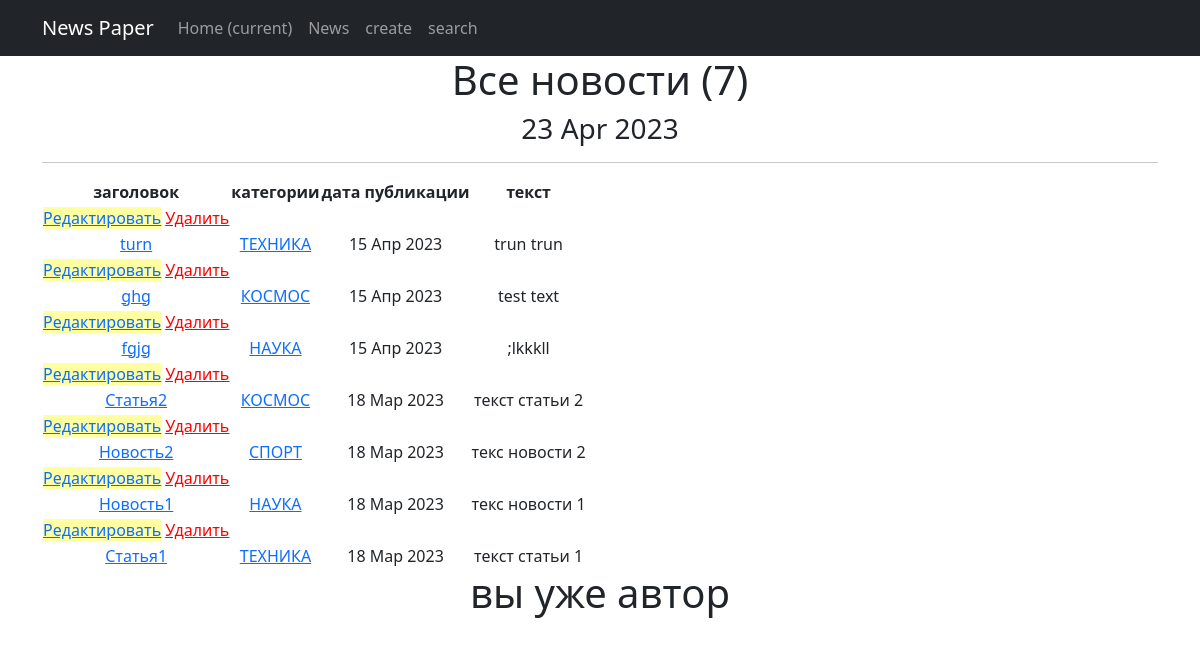
/news/ (signed in), run on an earlier commit of the app's database.
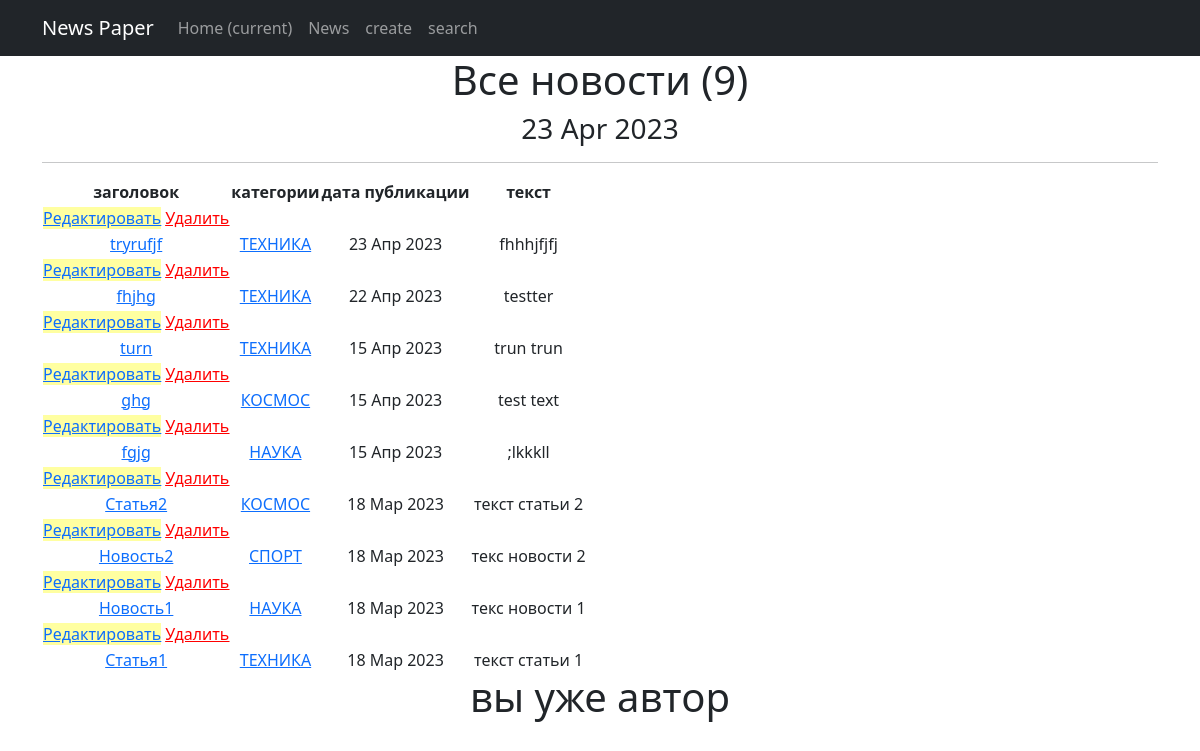
And on a later commit of the database.
### news/models.py (models this page shows, shortened)
class Post(models.Model):
    author_post = models.ForeignKey(Author, on_delete=models.CASCADE)
    post_news = models.CharField(max_length=2, choices=POST)
    date_in = models.DateTimeField(auto_now_add=True)
    category = models.ManyToManyField(Category, through='PostCategory')
    title = models.CharField(max_length=50)
    text = models.TextField()
    rating_news = models.IntegerField(default=0)

class Category(models.Model):
    tehnika = 'TH'
    nauka = 'NA'
    sport = 'ST'
    spase = 'SP'
    TEMATIC = [
        (tehnika, 'ТЕХНИКА'),
        (nauka, 'НАУКА'),
        (sport, 'СПОРТ'),
        (spase, 'КОСМОС')
    ]
    tematic = models.CharField(max_length=2, choices=TEMATIC, unique=True)
    subscribers = models.ManyToManyField(User, blank=True, related_name='categories')
    def __str__(self):
        return self.get_tematic_display()

### news/views.py (the view, shortened to what this page needs)
# urls.py: path('', PostList.as_view()),
class PostList(LoginRequiredMixin, ListView):
    model = Post
    ordering = '-date_in'
    template_name = 'news.html'
    context_object_name = 'post_news'
    paginate_by = 50
    def get_context_data(self, **kwargs):  # забираем отфильтрованные объекты переопределяя метод get_context_data у наследуемого класса
        context = super().get_context_data(**kwargs)
        context['filter'] = PostFilter(self.request.GET, queryset=self.get_queryset())  #вписываем фильтр в контекст
        context['categories'] = Category.objects.all()
        context['form'] = PostForm()
        context['is_not_author'] = not self.request.user.groups.filter(name='authors').exists()
        return context

### news/templatetags/censor.py (called while the page is built)
@register.filter()
def censor(value):
    for words in censored_words:
        if words in value:
            censor_words = f"p{''.join(['*' for words in range(len(words))])}"
            value = value.replace(words, censor_words)
    return value

### news/templatetags/custom_tags.py (called while the page is built)
@register.simple_tag()
def current_time(format_string='%d %b %Y'):
    return datetime.utcnow().strftime(format_string)

### templates/news.html (shortened to what this page needs)
<!DOCTYPE html>
<html lang="en">
<head>
    <title>{% extends 'flatpages/default.html' %}</title>
{% load censor %}
{% load custom_tags %}
{% block content %}
<body>
<h1>Все новости ({{ post_news.count}})</h1>
<h3>{% current_time '%d %b %Y' %}</h3>
<hr>
{% if post_news %}
    <table>
        <thead>
        <tr>
            <th>заголовок</th>
            <th>категории</th>
            <th>дата публикации</th>
            <th>текст</th>
        </tr>
        {% for post in filter.qs %}
        <td>
            <a href="{% url 'post_edit' post.id %}"style="background-color:#ffffa1"><u>Редактировать</u></a>
            <a href="{% url 'post_delete' post.id %}"style="color:red"><u> Удалить </u></a>
        </td>
        <tr>
            <td><a href="{% url 'post_detail' post.id %}">{{ post.title|censor}}</a></td>
            <td>
            {% for category in post.category.all %}
                <a href="{% url 'category_list' category.id %}">{{ category }}</a>
            {% endfor %}
            </td>
            <td>{{ post.date_in|date:'d M Y'}}</td>
            <td>{{ post.text|censor|truncatechars:20}}</td>
        </tr>
        {% endfor %}
        </thead>
    </table>
{% if is_not_author %}
<button> <a href="{% url 'upgrade' %}"> стать автором!</a> </button>
{% else %}
<h1>вы уже автор</h1>
{% endif %}
{% else %}
    <h2>новостей нет!</h2>
{% endif %}
{% endblock content %}

What changed in the data, as far as the page shows it:
added Post: title|censor "tryrufjf", date_in "23 Апр 2023", text|censor "fhhhjfjfj", Category (tematic "ТЕХНИКА")
added Post: title|censor "fhjhg", date_in "22 Апр 2023", text|censor "testter", Category (tematic "ТЕХНИКА")
Also different on the page:
{{ post_news.count }}: "7" → "9"
